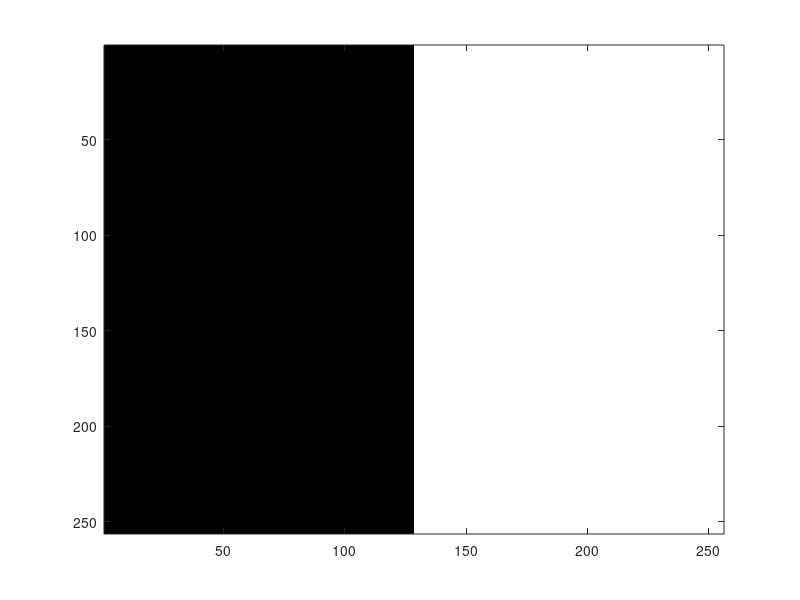

The MATLAB script that drew this image: (Note: this script raises an error after producing the figure.)
%example of linear filtering (convolution)
%

clear all;
%black and white image
SV=ones(256,256)*255; %white
SV(1:256,1:128)=zeros(256,128);%vertical edge
%SV(1:128,1:256)=zeros(128,256);%horisontal edge

figure(37);imagesc(SV);colormap(gray);truesize
title('original')

%pause;

%design filters 2D
%Lowpassfilters
%hLP=ones(21,21)*(1/441);%sum=1
%hLP=ones(41,41)*(1/(41*41));%Bigger filter; sum=1
hLP=ones(11,11)*(1/(11*11));%Smaller filter; sum=1

%Highpassfilters
hHP=[-ones(3,1),zeros(3,1),ones(3,1)];%detect vertical edge;sum=0
%hHP=[-ones(1,3);zeros(1,3);ones(1,3)];%detect horisontal edge;sum=0

%do filtering
SV_LP=conv2(SV,hLP,'valid');
SV_HP=abs(conv2(SV,hHP,'valid'));
%and display
figure(38);imagesc(SV_LP);colormap(gray);truesize
title('lowpass filtered')
%pause;
figure(39);imagesc(SV_HP);colormap(gray);truesize
title('highpass filtered')